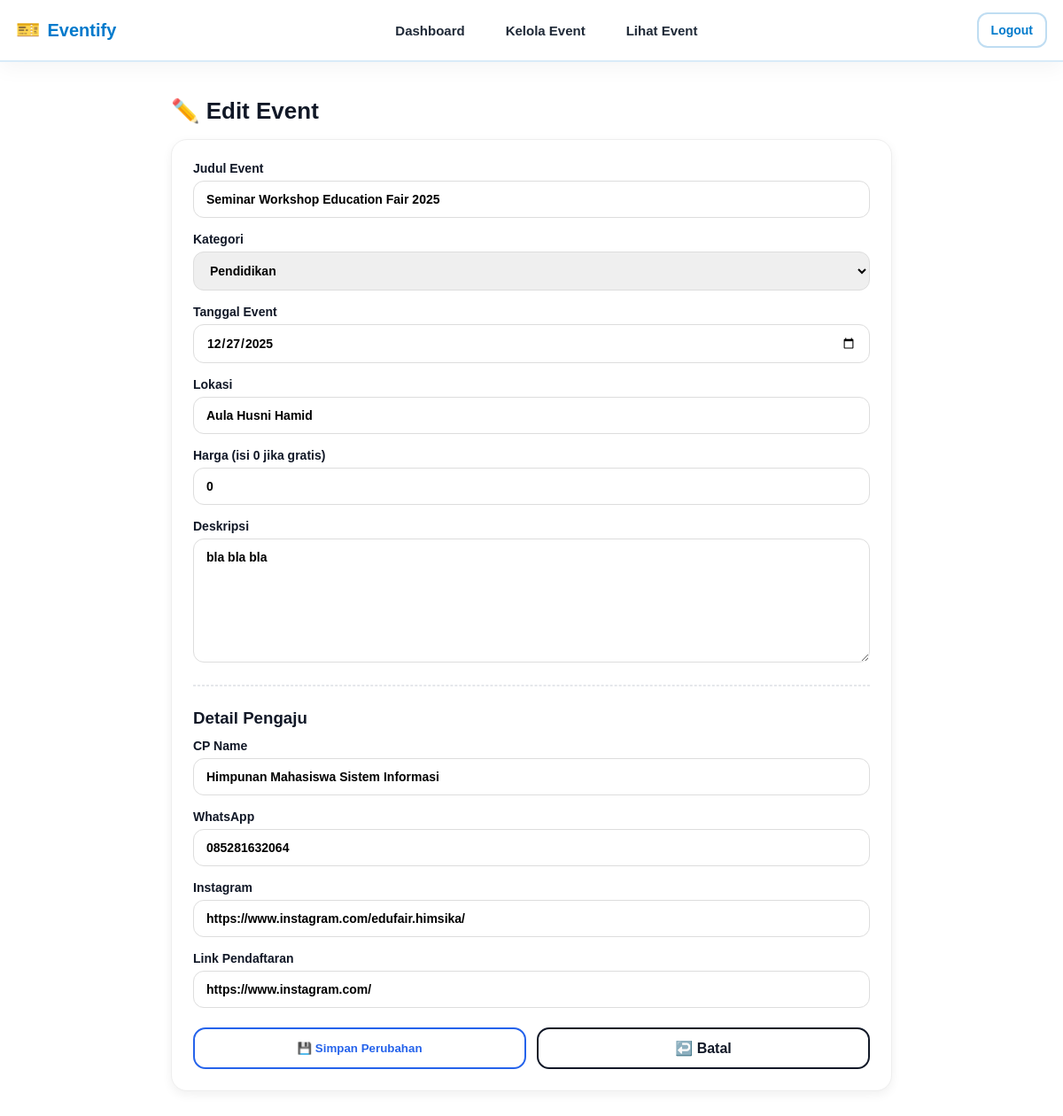
Page /admin/edit_event.php?id=9 (signed in) on the committed database.
### tables this page shows
CREATE TABLE `events` (
  `id` int(11) NOT NULL,
  `organizer_id` int(11) DEFAULT NULL,
  `title` varchar(200) NOT NULL,
  `category` varchar(50) DEFAULT NULL,
  `date_event` date DEFAULT NULL,
  `location` varchar(150) DEFAULT NULL,
  `price` varchar(50) DEFAULT NULL,
  `reg_link` text DEFAULT NULL,
  `description` text DEFAULT NULL,
  `poster` varchar(255) DEFAULT NULL,
  `cp_name` varchar(100) DEFAULT NULL,
  `cp_wa` varchar(30) DEFAULT NULL,
  `instagram` varchar(255) DEFAULT NULL,
  `status` varchar(20) NOT NULL DEFAULT 'pending',
  `created_at` timestamp NOT NULL DEFAULT current_timestamp()
);

### admin/edit_event.php (the view, shortened to what this page needs)
<?php
include "../config/koneksi.php";
include("navbar_admin.php");
$id = isset($_GET['id']) ? intval($_GET['id']) : 0;
$result = mysqli_query($conn, "SELECT * FROM events WHERE id=$id LIMIT 1");
$event = mysqli_fetch_assoc($result);
?>
<!DOCTYPE html>
<html lang="id">
<head>
  <link rel="stylesheet" href="../assets/css/style.css">
</head>
<body>
<div class="edit-wrapper">
  <h1 style="font-weight:900; font-size:26px; margin-bottom:16px;">✏️ Edit Event</h1>
  <div class="edit-card">
    <form action="proses_edit_event.php" method="POST">
      <div class="form-group">
        <label>Judul Event</label>
        <input type="text" name="title" value="<?= htmlspecialchars($event['title']); ?>" required>
      </div>
      <div class="form-group">
        <label>Kategori</label>
        <select name="category" required>
          <?php
            $cats = ["Pendidikan","Musik","Seni","Teknologi","Volunteer","Kompetisi","Olahraga"];
            foreach($cats as $c){
              $selected = ($event['category']==$c) ? "selected" : "";
              echo "<option value='$c' $selected>$c</option>";
            }
          ?>
        </select>
      </div>
      <div class="form-group">
        <label>Tanggal Event</label>
        <input type="date" name="date_event" value="<?= $event['date_event']; ?>" required>
      </div>
      <div class="form-group">
        <label>Lokasi</label>
        <input type="text" name="location" value="<?= htmlspecialchars($event['location']); ?>" required>
      </div>
      <div class="form-group">
        <label>Harga (isi 0 jika gratis)</label>
        <input type="number" name="price" value="<?= $event['price']; ?>" required>
      </div>
      <div class="form-group">
        <label>Deskripsi</label>
        <textarea name="description" required><?= htmlspecialchars($event['description']); ?></textarea>
      </div>
      <hr style="margin:25px 0; border:1px dashed #e5e7eb;">
      <h3 style="font-weight:900; margin-bottom:12px;">Detail Pengaju</h3>
      <div class="form-group">
        <label>CP Name</label>
        <input type="text" name="cp_name" value="<?= htmlspecialchars($event['cp_name']); ?>" required>
      </div>
      <div class="form-group">
        <label>WhatsApp</label>
        <input type="text" name="cp_wa" value="<?= htmlspecialchars($event['cp_wa']); ?>" required>
      </div>
      <div class="form-group">
        <label>Instagram</label>
        <input type="text" name="instagram" value="<?= htmlspecialchars($event['instagram']); ?>">
      </div>
      <div class="form-group">
        <label>Link Pendaftaran</label>
        <input type="text" name="reg_link" value="<?= htmlspecialchars($event['reg_link']); ?>">
      </div>
      <div class="btn-row">
        <button type="submit">💾 Simpan Perubahan</button>
        <a href="detail_event_admin.php?id=<?= $event['id']; ?>" class="btn-cancel">↩️ Batal</a>
      </div>
    </form>
  </div>
</div>
</body>
</html>

### assets/css/style.css (style rules this page uses)
* { margin: 0; padding: 0; box-sizing: border-box; font-family: 'Plus Jakarta Sans', sans-serif; }
body { background: #ffffff; color: #111827; }
html { scroll-behavior: smooth; }

### admin/edit_event.php (style rules this page uses)
.edit-wrapper { max-width: 850px; margin:auto; padding:40px 18px; }
.edit-card { background:#fff; border:1px solid #eee; padding:24px; border-radius:18px; box-shadow:0 4px 12px rgba(0,0,0,0.06); }
.form-group { margin-bottom:16px; }
label { font-weight:800; display:block; margin-bottom:6px; font-size:14px; }
input, textarea, select { width:100%; padding:12px 14px; border-radius:12px; border:1px solid #ddd; font-size:14px; font-weight:600; outline:none; }
textarea { min-height:140px; resize:vertical; }
.btn-row { margin-top:22px; display:flex; gap:12px; }
.btn-row button, .btn-row a { flex:1; padding:12px; border-radius:14px; font-weight:900; text-align:center; border:2px solid #2563eb; background:white; color:#2563eb; cursor:pointer; text-decoration:none; transition:0.15s; }
.btn-cancel { border:2px solid #111827 !important; color:#111827 !important; }

### rows in the picture
events: title "Seminar Workshop Education Fair 2025", date_event "12/27/2025", location "Aula Husni Hamid", price "0", description "bla bla bla", cp_name "Himpunan Mahasiswa Sistem Informasi", cp_wa "085281632064", instagram "https://www.instagram.com/edufair.himsika/", reg_link "https://www.instagram.com/"

### other values in the picture
form field category "Pendidikan"
